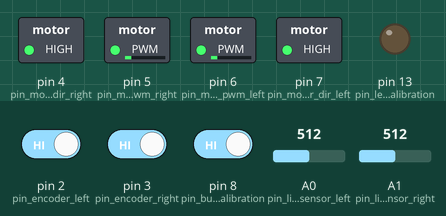
This sketch was run on a simulated Arduino Uno, built with avr-gcc and run on an emulated ATmega328P. Parts: switched loads named in the sketch (green lamp = pin HIGH), output pins drawn as LEDs (lit = HIGH). Dashed ring = blinking. Inputs (shaded band) come from the test bench; at power-on: A0 (pin_line_sensor_left) = 512, A1 (pin_line_sensor_right) = 512, pin 2 (pin_encoder_left) HIGH, pin 3 (pin_encoder_right) HIGH, pin 8 (pin_button_line_sensor_calibration) HIGH.

Above: at 3.6 s.
3.7 s: A0 (pin_line_sensor_left) set to 716
At 4.4 s:
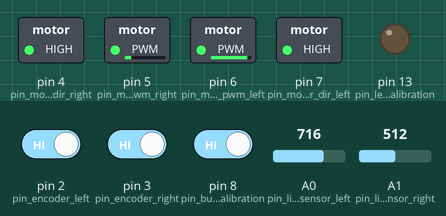
6.7 s: A1 (pin_line_sensor_right) set to 716
9.7 s: A0 (pin_line_sensor_left) set to 511
At 10.5 s:
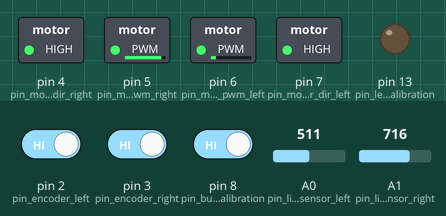
12.7 s: A0 (pin_line_sensor_left) set to 507
At 13.4 s:
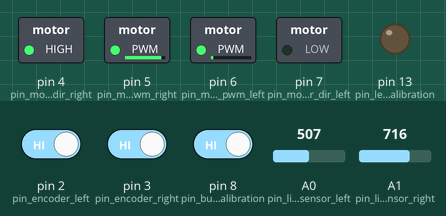
15.7 s: A1 (pin_line_sensor_right) set to 511
18.7 s: A1 (pin_line_sensor_right) set to 507
At 19.5 s:
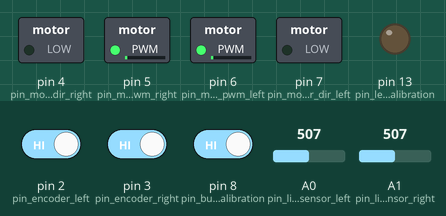
Timing chart, 0 to 22.7 s (numbered marks = the images above; inputs shaded):
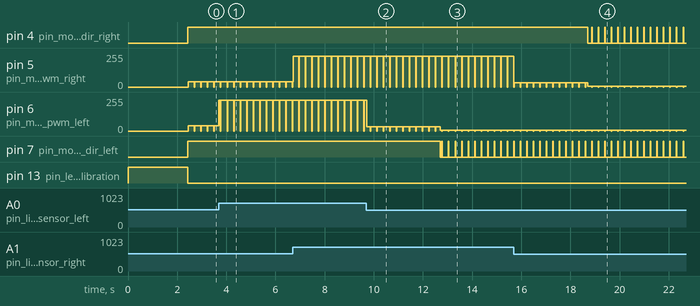

The sketch:

race_line_uno_only.ino
```cpp
// ----- global parameters -----

#define BAUD 115200 // max stable for raspi is 115200; 250000 is semi-stable
#define DELAY 20

// ----- local parameters  -----
#define pwm_target_max 230
#define pwm_target_min -150

#define pin_button_line_sensor_calibration 8
#define pin_led_calibration 13
#define calibration_delay 10
#define calibration_samples 1000

#define pin_line_sensor_left 0
#define pin_line_sensor_right 1

#define pin_encoder_left 2
#define pin_encoder_right 3
#define pin_interrupt_encoder_left 0
#define pin_interrupt_encoder_right 1

#define pin_motor_dir_right 4
#define pin_motor_pwm_right 5
#define pin_motor_pwm_left 6
#define pin_motor_dir_left 7
#define pwm_limit 255
#define motor_securely_system_timeout 250

// ----- line_sensor_logics -----

double line_sensor_sum_crossroads_threshold = 1.5;

// ----- line_sensor_calibration -----

int line_sensor_delta = 20;

int line_sensor_left_white;
int line_sensor_left_black;
int line_sensor_right_white;
int line_sensor_right_black;

// ----- line_sensor -----

double clip(double value, double value_min, double value_max){
  if (value > value_max){
    value = value_max;
  }
  if (value < value_min){
    value = value_min;
  }
  return value;
}

void line_sensor_init(){
  pinMode(pin_line_sensor_left, INPUT);
  pinMode(pin_line_sensor_right, INPUT);
}

void line_sensor_spin(){
  double line_sensor_left = 1.0d * (analogRead(pin_line_sensor_left) - line_sensor_left_white) / (line_sensor_left_black - line_sensor_left_white);
  double line_sensor_right = 1.0d * (analogRead(pin_line_sensor_right) - line_sensor_right_white) / (line_sensor_right_black - line_sensor_right_white);
  line_sensor_left = clip(line_sensor_left, 0.0, 1.0);
  line_sensor_right = clip(line_sensor_right, 0.0, 1.0);

  if (line_sensor_left + line_sensor_right > line_sensor_sum_crossroads_threshold){
    motor_cb(pwm_target_max, pin_motor_dir_left, pin_motor_pwm_left);
    motor_cb(pwm_target_max, pin_motor_dir_right, pin_motor_pwm_right);
  }
  else {
    motor_cb(pwm_target_max - (int)(line_sensor_left * (pwm_target_max - pwm_target_min)), pin_motor_dir_left, pin_motor_pwm_left);
    motor_cb(pwm_target_max - (int)(line_sensor_right * (pwm_target_max - pwm_target_min)), pin_motor_dir_right, pin_motor_pwm_right);
  }
}

// ----- button_line_sensor_calibration -----

void button_line_sensor_calibration_init(){
  pinMode(pin_button_line_sensor_calibration, INPUT);
  pinMode(pin_led_calibration, OUTPUT);
}

void line_sensor_calibration(){
  for (int color = 0; color < 2; color++){
    digitalWrite(pin_led_calibration, LOW);
    while (digitalRead(pin_button_line_sensor_calibration) == LOW){
      delay(calibration_delay);
    }
    digitalWrite(pin_led_calibration, HIGH);
    long calibration_line_sensor_left = 0;
    long calibration_line_sensor_right = 0;
    for (int i = 0; i < calibration_samples; i++){
      calibration_line_sensor_left += analogRead(pin_line_sensor_left);
      calibration_line_sensor_right += analogRead(pin_line_sensor_right);
      delay(1);
    }
    calibration_line_sensor_left /= calibration_samples;
    calibration_line_sensor_right /= calibration_samples;
    if (color == 0){
      line_sensor_left_white = (int)calibration_line_sensor_left;
      line_sensor_right_white = (int)calibration_line_sensor_right;
    } else if (color == 1){
      line_sensor_left_black = (int)calibration_line_sensor_left;
      line_sensor_right_black = (int)calibration_line_sensor_right;
    }
  }

  line_sensor_left_white += line_sensor_delta;
  line_sensor_left_black -= line_sensor_delta;
  line_sensor_right_white += line_sensor_delta;
  line_sensor_right_black -= line_sensor_delta;


  int waiting_counter = 0;
  int led_state = HIGH;
  digitalWrite(pin_led_calibration, !led_state);
  while (digitalRead(pin_button_line_sensor_calibration) == LOW){
    waiting_counter += 1;
    if (waiting_counter > 100){
      waiting_counter = 0;
      digitalWrite(pin_led_calibration, led_state);
      led_state = !led_state;
    }
    delay(1);
  }
}

// ----- encoder_sensor -----

unsigned long encoder_value[2];

void encoder_left_cb(){
  encoder_value[0]++;
}

void encoder_right_cb(){
  encoder_value[1]++;
}

void encoder_init(){
  pinMode(pin_encoder_left, INPUT_PULLUP);
  pinMode(pin_encoder_right, INPUT_PULLUP);
  attachInterrupt(pin_interrupt_encoder_left, encoder_left_cb, CHANGE);
  attachInterrupt(pin_interrupt_encoder_right, encoder_right_cb, CHANGE);
}

// ----- motor_cmd -----

unsigned long motor_update_time_last = 0;

void motor_init(){
  pinMode(pin_motor_dir_right, OUTPUT);
  pinMode(pin_motor_dir_left, OUTPUT);
  pinMode(pin_motor_pwm_right, OUTPUT);
  pinMode(pin_motor_pwm_left, OUTPUT);
}

void motor_cb(int motor_cmd, int motor_dir_pin, int motor_voltage_pin){
  if (motor_cmd > pwm_limit){
    motor_cmd = pwm_limit;
  }
  else if (motor_cmd < -pwm_limit){
    motor_cmd = -pwm_limit;
  }
  if (motor_cmd >= 0){
    digitalWrite(motor_dir_pin, HIGH);
  } else {
    digitalWrite(motor_dir_pin, LOW);
  }
  analogWrite(motor_voltage_pin, abs(motor_cmd));
}

void motor_securely_system_update(){
  unsigned long motor_update_time = millis();
  if (motor_update_time - motor_update_time_last > motor_securely_system_timeout){
    motor_cb(0, pin_motor_dir_left, pin_motor_pwm_left);
    motor_cb(0, pin_motor_dir_right, pin_motor_pwm_right);
    motor_update_time_last = motor_update_time;
  }
}

// ----- main -----

void setup() {
  Serial.begin(115200);
  line_sensor_init();
  encoder_init();
  motor_init();
  button_line_sensor_calibration_init();

  line_sensor_calibration();
}

void loop() {
  line_sensor_spin();
  motor_securely_system_update();

  //Serial.print(encoder_value[0]);

  //Serial.println("");


  delay(DELAY);
}
```

Measured:
- the behaviour switches between 508 and 507 on A0 (pin_line_sensor_left) (found by bisection; images 2 and 3)
- the behaviour switches between 508 and 507 on A1 (pin_line_sensor_right) (found by bisection; images 3 and 4)
- after the input at 12.7 s, pin 7 (pin_motor_dir_left): HIGH → LOW at once, then repeats every 0.27 s: HIGH 0.02 s, LOW 0.24 s
- after the input at 18.7 s, pin 4 (pin_motor_dir_right): HIGH → LOW at once, then repeats every 0.27 s: HIGH 0.02 s, LOW 0.24 s
- by itself, pin 5 (pin_motor_pwm_right): repeats every 0.27 s: 0/255 0.02 s, 7/255 0.24 s
- by itself, pin 6 (pin_motor_pwm_left): alternates 7/255 for 0.24 s and 0/255 for 0.02 s
